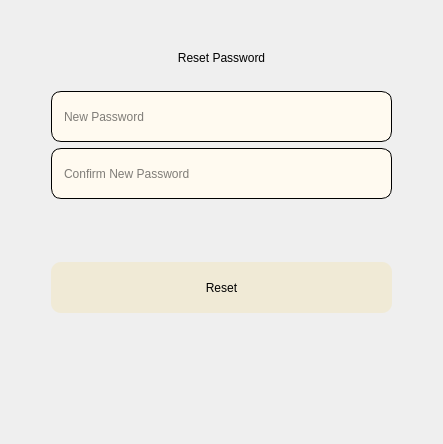
                  <widget class="QWidget" name="reset">
                      <layout class="QVBoxLayout" name="verticalLayout_12">
                          <item>
                              <spacer name="verticalSpacer_9">
                                  <property name="orientation">
                                      <enum>Qt::Vertical</enum>
                                  </property>
                                  <property name="sizeType">
                                      <enum>QSizePolicy::Fixed</enum>
                                  </property>
                                  <property name="sizeHint" stdset="0">
                                      <size>
                                          <width>20</width>
                                          <height>40</height>
                                      </size>
                                  </property>
                              </spacer>
                          </item>
                          <item>
                              <widget class="QLabel" name="resetlabel">
                                  <property name="styleSheet">
                                      <string notr="true">font: 36pt &quot;MS Shell Dlg 2&quot;;
                                          color:rgb(0,0,0);
                                      </string>
                                  </property>
                                  <property name="text">
                                      <string>Reset Password</string>
                                  </property>
                                  <property name="alignment">
                                      <set>Qt::AlignCenter</set>
                                  </property>
                              </widget>
                          </item>
                          <item>
                              <spacer name="verticalSpacer_17">
                                  <property name="orientation">
                                      <enum>Qt::Vertical</enum>
                                  </property>
                                  <property name="sizeType">
                                      <enum>QSizePolicy::Fixed</enum>
                                  </property>
                                  <property name="sizeHint" stdset="0">
                                      <size>
                                          <width>20</width>
                                          <height>20</height>
                                      </size>
                                  </property>
                              </spacer>
                          </item>
                          <item>
                              <layout class="QHBoxLayout" name="horizontalLayout_6">
                                  <item>
                                      <spacer name="horizontalSpacer_9">
                                          <property name="orientation">
                                              <enum>Qt::Horizontal</enum>
                                          </property>
                                          <property name="sizeHint" stdset="0">
                                              <size>
                                                  <width>40</width>
                                                  <height>20</height>
                                              </size>
                                          </property>
                                      </spacer>
                                  </item>
                                  <item>
                                      <layout class="QVBoxLayout" name="verticalLayout_7">
                                          <item>
                                              <widget class="QLineEdit" name="pfield_reset">
                                                  <property name="minimumSize">
                                                      <size>
                                                          <width>341</width>
                                                          <height>51</height>
                                                      </size>
                                                  </property>
                                                  <property name="styleSheet">
                                                      <string notr="true">background-color:rgba(0,0,0,0);
font: 14pt &quot;MS Shell Dlg 2&quot;;

                                                  background:#FFFAF0;
selection-background-color: black;
border-width: 1px; 
border-style: solid; 
border-color: black black black black; 
border-radius: 10px;
padding: 2 10px;
</string>
                                                  </property>
                                                  <property name="placeholderText">
                                                      <string>New Password</string>
                                                  </property>
                                              </widget>
                                          </item>
                                          <item>
                                              <widget class="QLineEdit" name="cpfield_reset">
                                                  <property name="minimumSize">
                                                      <size>
                                                          <width>341</width>
                                                          <height>51</height>
                                                      </size>
                                                  </property>
                                                  <property name="styleSheet">
                                                      <string notr="true">background-color:rgba(0,0,0,0);
font: 14pt &quot;MS Shell Dlg 2&quot;;

                                                  background: #FFFAF0;
selection-background-color: black;
border-width: 1px; 
border-style: solid; 
border-color: black black black black; 
border-radius: 10px;
padding: 2 10px;
</string>
                                                  </property>
                                                  <property name="placeholderText">
                                                      <string>Confirm New Password</string>
                                                  </property>
                                              </widget>
                                          </item>
                                          <item>
                                              <spacer name="verticalSpacer_26">
                                                  <property name="orientation">
                                                      <enum>Qt::Vertical</enum>
                                                  </property>
                                                  <property name="sizeType">
                                                      <enum>QSizePolicy::Fixed</enum>
                                                  </property>
                                                  <property name="sizeHint" stdset="0">
                                                      <size>
                                                          <width>20</width>
                                                          <height>10</height>
                                                      </size>
                                                  </property>
                                              </spacer>
                                          </item>
                                          <item>
                                              <widget class="QLabel" name="error_reset">
                                                  <property name="minimumSize">
                                                      <size>
                                                          <width>0</width>
                                                          <height>31</height>
                                                      </size>
                                                  </property>
                                                  <property name="styleSheet">
                                                      <string notr="true">font: 12pt &quot;MS Shell Dlg 2&quot;;
                                                          color:red;
                                                      </string>
                                                  </property>
                                                  <property name="text">
                                                      <string/>
                                                  </property>
                                              </widget>
                                          </item>
                                          <item>
                                              <spacer name="verticalSpacer_25">
                                                  <property name="orientation">
                                                      <enum>Qt::Vertical</enum>
                                                  </property>
                                                  <property name="sizeType">
                                                      <enum>QSizePolicy::Fixed</enum>
                                                  </property>
                                                  <property name="sizeHint" stdset="0">
                                                      <size>
                                                          <width>20</width>
                                                          <height>10</height>
                                                      </size>
                                                  </property>
                                              </spacer>
                                          </item>
                                          <item>
                                              <widget class="QPushButton" name="reset_button">
                                                  <property name="minimumSize">
                                                      <size>
                                                          <width>341</width>
                                                          <height>51</height>
                                                      </size>
                                                  </property>
                                                  <property name="cursor">
                                                      <cursorShape>PointingHandCursor</cursorShape>
                                                  </property>
                                                  <property name="styleSheet">
                                                      <string notr="true">border-radius:10px;
background-color:rgb(240, 234, 214);
font: 18pt &quot;MS Shell Dlg 2&quot;;</string>
                                                  </property>
                                                  <property name="text">
                                                      <string>Reset</string>
                                                  </property>
                                              </widget>
                                          </item>
                                      </layout>
                                  </item>
                                  <item>
                                      <spacer name="horizontalSpacer_10">
                                          <property name="orientation">
                                              <enum>Qt::Horizontal</enum>
                                          </property>
                                          <property name="sizeHint" stdset="0">
                                              <size>
                                                  <width>40</width>
                                                  <height>20</height>
                                              </size>
                                          </property>
                                      </spacer>
                                  </item>
                              </layout>
                          </item>
                          <item>
                              <spacer name="verticalSpacer_10">
                                  <property name="orientation">
                                      <enum>Qt::Vertical</enum>
                                  </property>
                                  <property name="sizeType">
                                      <enum>QSizePolicy::Fixed</enum>
                                  </property>
                                  <property name="sizeHint" stdset="0">
                                      <size>
                                          <width>20</width>
                                          <height>120</height>
                                      </size>
                                  </property>
                              </spacer>
                          </item>
                      </layout>
                  </widget>
